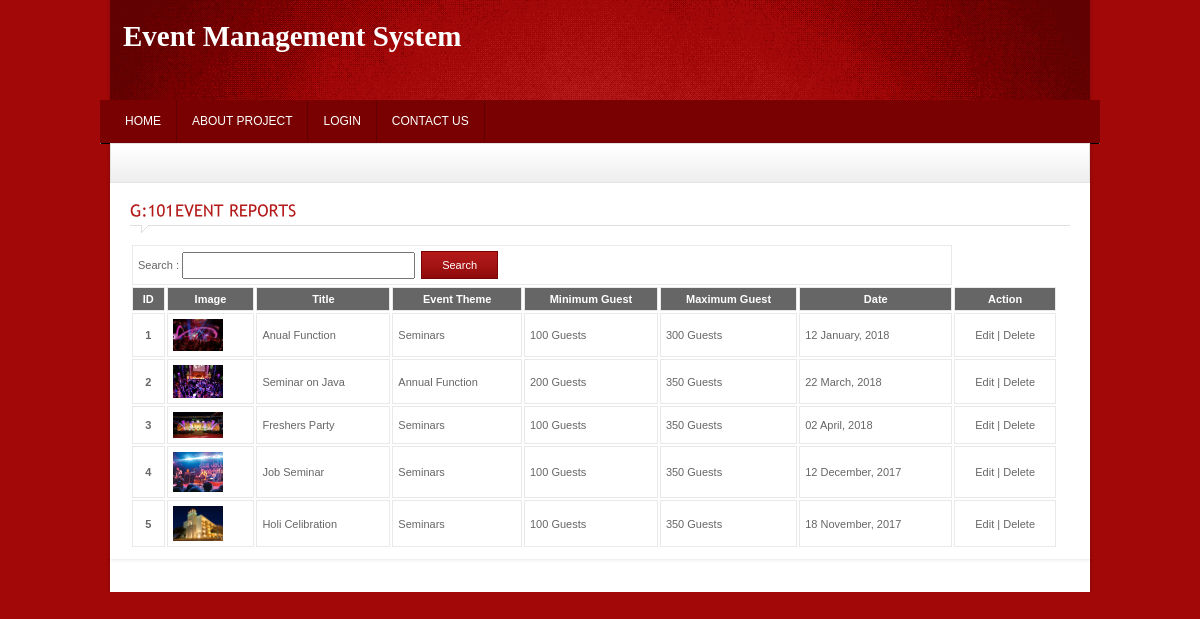
The page /event_management_system/event-report.php on the database its author committed.
### tables this page shows
CREATE TABLE `event` (
  `event_id` int(11) NOT NULL,
  `event_title` varchar(255) NOT NULL,
  `event_theme_id` varchar(255) NOT NULL,
  `event_minimum_guest` varchar(255) NOT NULL,
  `event_maximum_guest` varchar(255) NOT NULL,
  `event_date` varchar(255) NOT NULL,
  `event_description` varchar(255) NOT NULL,
  `event_image` varchar(255) NOT NULL
);

CREATE TABLE `theme` (
  `theme_id` int(11) NOT NULL,
  `theme_title` varchar(255) NOT NULL,
  `theme_description` varchar(255) NOT NULL
);

### event_management_system/includes/functions.php (called while the page is built, shortened)
<?php
$SERVER_PATH = "http://127.0.0.1/event_management_system/";
?>

### event_management_system/event-report.php (the view, shortened to what this page needs)
<?php
	include_once("includes/header.php");
	include_once("includes/db_connect.php");
	if($_REQUEST[search_text]!="")
	{
		$SQL="SELECT * FROM `event`, theme WHERE event_theme_id = theme_id AND event_title LIKE '%$_REQUEST[search_text]%'";
	}
	else
	{
		$SQL="SELECT * FROM `event`, theme WHERE event_theme_id = theme_id";
	}
	$rs=mysqli_query($con,$SQL) or die(mysqli_error($con));
	global $SERVER_PATH;
?>
	<div class="crumb">
    </div>
	<div id="content_sec">
		<div class="col1" style="width:100%">
		<div class="contact">
				<h4 class="heading colr">Event Reports</h4>
			<form name="frm_event" action="#" method="post">
				<div class="static">
					<table style="width:100%">
					  <tbody>
					  <tr>
						<td colspan="7">Search : <input type="text" name="search_text" class="inputfield" style="height: 23px; width: 229px;">&nbsp;&nbsp;<input type="submit" value="Search" class="simplebtn"></td>
					  </tr>
					  <tr class="tablehead bold">
						<td scope="col">ID </td>
						<td scope="col">Image</td>
						<td scope="col">Title</td>
						<td scope="col">Event Theme</td>
						<td scope="col">Minimum Guest</td>
						<td scope="col">Maximum Guest</td>
						<td scope="col">Date</td>
						<td scope="col">Action</td>
					  </tr>
					<?php
					if(mysqli_num_rows($rs)) {
						while($data = mysqli_fetch_assoc($rs))
						{
					?>
					  <tr>
						<td style="text-align:center; font-weight:bold;"><?=$data[event_id]?></td>
						<td><img src="<?=$SERVER_PATH.'uploads/'.$data[event_image]?>" style="heigh:50px; width:50px"></td>
						<td><?=$data[event_title]?></td>
						<td><?=$data[theme_title]?></td>
						<td><?=$data[event_minimum_guest]?></td>
						<td><?=$data[event_maximum_guest]?></td>
						<td><?=$data[event_date]?></td>
						<td style="text-align:center"><a href="event.php?event_id=<?php echo $data[event_id] ?>">Edit</a> | <a href="Javascript:delete_event(<?=$data[event_id]?>)">Delete</a> </td>
					  </tr>
					<?php
						}
					}
					else {
						echo "<tr><td colspan='7'>No event record found !!!</td></tr>";
					}
					?>
					</tbody>
					</table>
				</div>
			</form>
		</div>
		</div>
	</div>
<?php include_once("includes/footer.php"); ?>

### event_management_system/includes/header.php (shortened to what this page needs)
<?php
	include_once("functions.php");
?>
<!DOCTYPE html PUBLIC "-//W3C//DTD XHTML 1.0 Transitional//EN" "http://www.w3.org/TR/xhtml1/DTD/xhtml1-transitional.dtd">
<html xmlns="http://www.w3.org/1999/xhtml">
<head>
<link rel="stylesheet" type="text/css" href="./css/style.css" />
<link rel="stylesheet" type="text/css" href="./css/ddsmoothmenu.css" />
<link rel="stylesheet" type="text/css" href="./css/contentslider.css" />
<link rel="stylesheet" type="text/css" href="./css/jquery.fancybox-1.3.1.css" />
<link rel="stylesheet" type="text/css" href="./css/slider.css" />
<link rel="stylesheet" type="text/css" href="./css/jquery-ui.css">
</head>
<body>
<div id="wrapper_sec">
	<div id="masthead">
    	<div class="logo">
        	<a href="./index.php" class="logo-header">Event Management System</a>
        </div>
        <div class="slogan"></div>
            <div class="navigation">
            	<div id="smoothmenu1" class="ddsmoothmenu">
                    <ul>
						<li><a href="./index.php">Home</a></li>
						<li><a href="./about.php">About Project</a></li>
					<?php if($_SESSION['user_details']['user_level_id'] != 1) { ?>
					<?php } if($_SESSION['login'] == 1) {
							if($_SESSION['user_details']['user_level_id'] == 1) {
					?>
					<li><a href="./login-home.php">Dashboard</a></li>
					<li><a href="#">Administration</a>
						<ul>
						  <li><a href="event.php">Add New Event</a></li>
						  <li><a href="theme.php">Add New Theme</a></li>
						  <li><a href="user.php">Add User</a></li>
						</ul>
					</li>
					<li><a href="#">Reports</a>
						<ul>
						  <li><a href="event-report.php">Event Report</a></li>
						  <li><a href="theme-report.php">Theme Reports</a></li>
						  <li><a href="user-report.php">Users Report</a></li>
						</ul>
					</li>
					<?php } ?>
					<?php if($_SESSION['user_details']['user_level_id'] != 1) { ?>
					<li><a href="./quote-report.php">My Quotation</a></li>
					<?php } ?>
					<li><a href="./lib/login.php?act=logout">Logout</a></li>
					<?php } else { ?>
					<li><a href="./login.php">Login</a></li>
					<li><a href="./contact.php">Contact Us</a></li>
					<?php }?>
                    </ul>
                    <br style="clear: left" />
                    </div>
            </div>
    </div>

### event_management_system/includes/footer.php (shortened to what this page needs)
<div id="footer">
    <ul class="right">
    </ul>
</div>
</body>
</html>

### event_management_system/css/style.css (style rules this page uses)
* { padding:0px; margin:0px; }
body { background-color:#a20808; font-family:Arial, Helvetica, sans-serif; font-size:11px; color:#666666; float:left; width:100%; }
a { text-decoration:none; outline:none; color:#666666; }
.bold { font-weight:bold; }
.colr { color:#b41a1a !important; }
h4 { font-size:16px; font-weight:normal; }
.right { float:right !important; }
.heading { padding:10px 0px 14px 0px !important; width:100% !important; margin-bottom:10px !important; text-transform:uppercase; background-image:url(../images/heading.gif); background-repeat:no-repeat; background-position:left bottom; }
input { font-size:11px; }
.simplebtn { background-color:#FFF; border:#790101 solid 1px; background-image:url(../images/login_bg.gif); padding:7px 20px; display:inline-block; color:#FFF; }
#wrapper_sec { width:1000px; margin:0px auto 0px auto; background-image:url(../images/wrapper_bg.png); background-repeat:repeat-y; background-position:center; }
#masthead { width:1000px; background-image:url(../images/head_bg.gif); background-repeat:no-repeat; height:153px; margin-bottom:-10px; }
.logo { float:left; padding:20px 0px 0px 23px; text-align:center; }
.slogan { float:right; padding:27px 43px 0px 0px; color:#b0b0b0; height:73px; }
#content_sec { width:940px; padding:10px 20px; margin-left:10px; background-color:#FFF; float:left; }
.col1 { width:675px; float:left; }
.crumb { width:958px; height:30px; padding:8px 10px 0px 10px; background-image:url(../images/crumb.gif); background-repeat:repeat-x; margin-left:10px; border:#e3e3e3 solid 1px; }
.static { float:left; width:928px; }
.static table { float:left; width:453px; }
.static tr.tablehead { background-color:#666666; color:#FFF; padding:10px; text-align:center; }
.static tr td { padding:5px; border:#e9e9e9 solid 1px; }
#footer { width:988px; margin:0px auto; background-image:url(../images/footer.png); background-position:top center; background-repeat:no-repeat; padding-bottom:20px; }
#footer ul { list-style:none; padding:8px 0px 5px 0px; }
.logo-header { color: #fff; font-family: Georgia; font-size: 29px; font-weight: bold; }

### event_management_system/css/ddsmoothmenu.css (style rules this page uses)
.navigation { margin:0px 0px 0px 0px; }
.ddsmoothmenu { font-size:12px; float:left; margin-left:10px; }
.ddsmoothmenu ul { z-index:100; margin: 0; padding: 0; list-style-type: none; }
.ddsmoothmenu ul li { position: relative; display: inline; float: left; }
.ddsmoothmenu ul li a { display: block; color: white; padding: 14px 15px; border-right: 1px solid #610101; color: #2d2b2b; text-decoration: none; text-transform:uppercase; }
.ddsmoothmenu ul li a:link, .ddsmoothmenu ul li a:visited { color: white; }

### event_management_system/css/slider.css (style rules this page uses)
* { margin: 0; padding: 0; }

### rows shown on the page
event: event_id "1", event_image (picture), event_title "Anual Function", theme.theme_title "Seminars", event_minimum_guest "100 Guests", event_maximum_guest "300 Guests", event_date "12 January, 2018"
event: event_id "2", event_image (picture), event_title "Seminar on Java", theme.theme_title "Annual Function", event_minimum_guest "200 Guests", event_maximum_guest "350 Guests", event_date "22 March, 2018"
event: event_id "3", event_image (picture), event_title "Freshers Party", theme.theme_title "Seminars", event_minimum_guest "100 Guests", event_maximum_guest "350 Guests", event_date "02 April, 2018"
event: event_id "4", event_image (picture), event_title "Job Seminar", theme.theme_title "Seminars", event_minimum_guest "100 Guests", event_maximum_guest "350 Guests", event_date "12 December, 2017"
event: event_id "5", event_image (picture), event_title "Holi Celibration", theme.theme_title "Seminars", event_minimum_guest "100 Guests", event_maximum_guest "350 Guests", event_date "18 November, 2017"
